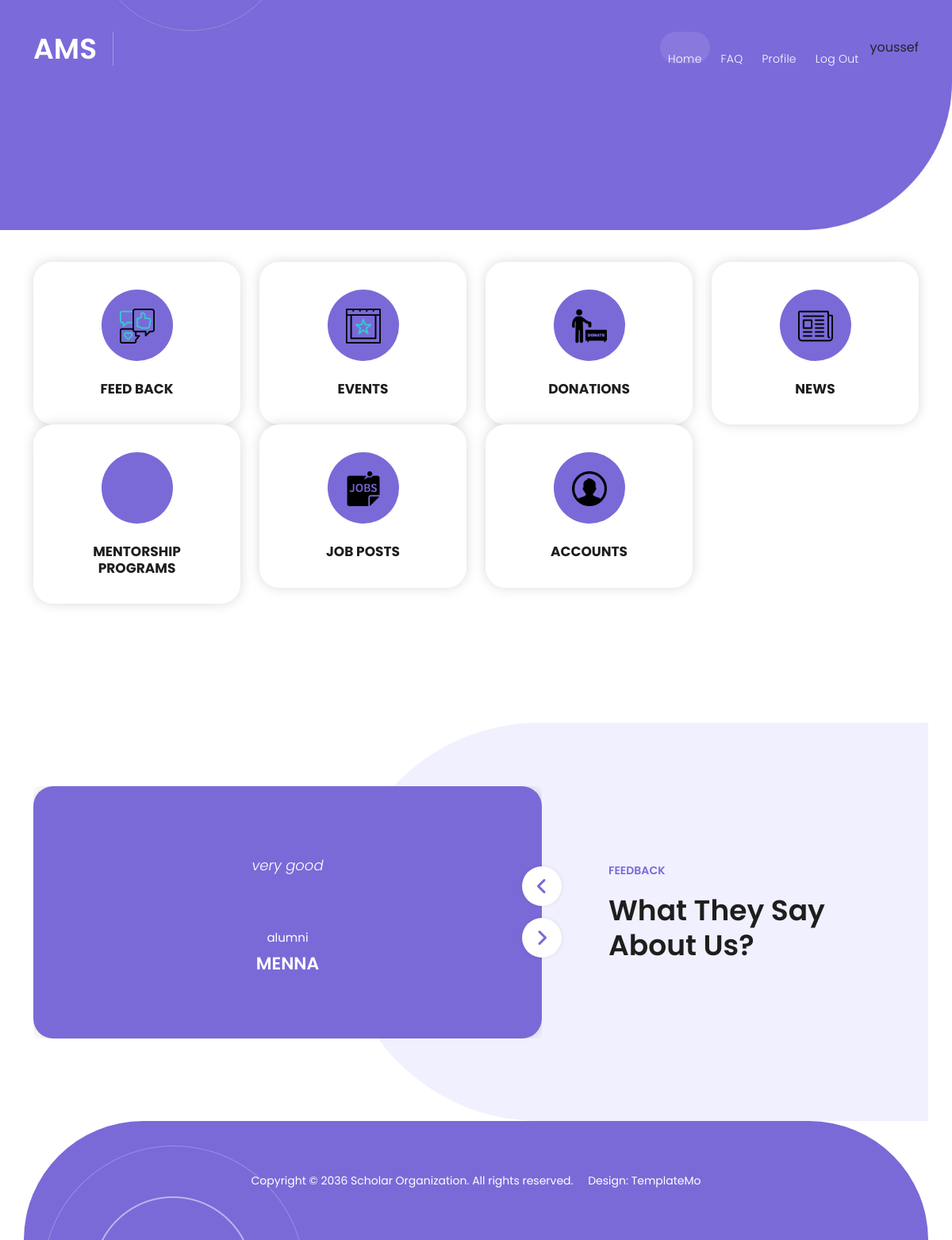
The app's page /View/admin/home.php (signed in) with its own data.
### tables this page shows
CREATE TABLE `feedback` (
  `ID` int(11) NOT NULL,
  `name` varchar(11) NOT NULL,
  `content` varchar(11) NOT NULL,
  `role` varchar(11) NOT NULL
);

### Controller/database.php (called while the page is built, shortened)
<?php
class database {
     public $con;
     public function __construct()
     {
          $this->con = mysqli_connect("localhost", "root", "", "ams");
     }
     public function select($table_name)
     {
          $array = array();
          $query = "SELECT * FROM `".$table_name."`";
          $result = mysqli_query($this->con, $query);
          while($row = mysqli_fetch_assoc($result))
          {
               $array[] = $row;
          }
          return $array;
     }
}

### View/admin/home.php (the view, shortened to what this page needs)
<?php
  require_once '../../Controller/database.php';
  $data = new database;
 ?>
<!DOCTYPE html>
<html lang="en">
  <head>
    <link href="../../View/vendor/bootstrap/css/bootstrap.min.css" rel="stylesheet">
    <link rel="stylesheet" href="../../View/assets/css/fontawesome.css">
    <link rel="stylesheet" href="../../View/assets/css/templatemo-scholar.css">
    <link rel="stylesheet" href="../../View/assets/css/owl.css">
    <link rel="stylesheet" href="../../View/assets/css/animate.css">
    <link rel="stylesheet"href="https://unpkg.com/swiper@7/swiper-bundle.min.css"/>
  </head>
<body>
  <header class="header-area header-sticky">
    <div class="container">
      <div class="row">
        <div class="col-12">
          <nav class="main-nav">
            <a href="../../index.php" class="logo">
              <h1>AMS</h1>
            </a>
            <ul class="nav">
              <li class="scroll-to-section"><a href="home.php" class="active">Home</a></li>
                              <li class="scroll-to-section"><a href="mange_faq.php">FAQ</a></li>
              <li class="scroll-to-section"><a href="editprofile1.php">Profile</a></li>
              <li class="scroll-to-section"><a href="../../Controller/logout.php">Log out</a></li>
              <li class="scroll-to-section">
                <?php if ($_SESSION['name']) {
                  echo $_SESSION['name'];
                } ?>
              </li>
            </ul>
          </nav>
        </div>
      </div>
    </div>
  </header>
  <div class="main-banner" id="top">
  </div>
  <br>
  <br>
  <br>
  <br>
  <br>
  <div class="features">
    <div class="container">
      <div class="row">
        <div class="col-lg-3 col-md-6">
          <a href="#feedback">
            <div class="item">
              <div class="image">
                <img src="../../View/assets/images/admin/feedback.png" alt="" style="max-width: 44px;">
              </div>
              <h4>feed back</h4>
            </div>
          </a>
        </div>
        <div class="col-lg-3 col-md-6 ">
          <a href="./Event_requests.php">
            <div class="item">
              <div class="image">
                <img src="../../View/assets/images/admin/event.png" alt="" style="max-width: 44px;">
              </div>
              <h4>Events</h4>
            </div>
          </a>
        </div>
        <div class="col-lg-3 col-md-6">
          <a href="view_donations.php">
            <div class="item">
              <div class="image">
                <img src="../../View/assets/images/admin/charity-donation.png" alt="" style="max-width: 44px;">
              </div>
              <h4>Donations</h4>
            </div>
          </a>
        </div>
        <div class="col-lg-3 col-md-6">
          <a href="faculty_news.php">
            <div class="item">
              <div class="image">
                <img src="../../View/assets/images/admin/newspaper-folded.png" alt="" style="max-width: 44px;">
              </div>
              <h4>News</h4>
            </div>
          </a>
        </div>
            <br>
            <br>
            <br>
        <div class="col-lg-3 col-md-6">
          <a href="./mentorship_requests.php">
            <div class="item">
              <div class="image">
              </div>
              <h4>Mentorship Programs</h4>
            </div>
          </a>
        </div>
        <div class="col-lg-3 col-md-6">
          <a href="./job_posts.php">
            <div class="item">
              <div class="image">
                <img src="../../View/assets/images/admin/job-post.png" alt="" style="max-width: 44px;">
              </div>
              <h4>job Posts</h4>
            </div>
          </a>
        </div>
        <div class="col-lg-3 col-md-6">
          <a href="./manage_accounts.php">
            <div class="item">
              <div class="image">
                <img src="../../View/assets/images/admin/account-icon.png" alt="" style="max-width: 44px;">
              </div>
              <h4>Accounts</h4>
            </div>
          </a>
        </div>
  <div class="section testimonials" id="feedback">
    <div class="container">
      <div class="row">
        <div class="col-lg-7">
          <div class="owl-carousel owl-testimonials">
            <?php
            $post_data = $data->select('feedback');
            foreach($post_data as $post)
            {
              $name = $post["name"];
              $content = $post["content"];
              $role = $post["role"];
              ?>
              <div class="item">
               <p><?php echo $content?> </p>
              <div class="author">
                <span class="category"><?php echo $role?></span>
                <h4><?php echo $name?></h4>
              </div>
            </div>
              <?php
            }
            ?>
          </div>
        </div>
        <div class="col-lg-5 align-self-center">
          <div class="section-heading">
            <h6>FEEDBACK</h6>
            <h2>What they say about us?</h2>
          </div>
        </div>
      </div>
    </div>
  </div>
  <footer>
    <div class="container">
      <div class="col-lg-12">
        <p>Copyright © 2036 Scholar Organization. All rights reserved. &nbsp;&nbsp;&nbsp; Design: <a href="https://templatemo.com" rel="nofollow" target="_blank">TemplateMo</a></p>
      </div>
    </div>
  </footer>
  </body>
</html>

### View/admin/home.php (style rules this page uses)
li a, .dropbtn1 { display: inline-block; color:red; text-align: center; padding: 14px 16px; text-decoration: none; }

### records on screen
feedback: content "very good", role "alumni", name "MENNA"

### other values on screen
$_SESSION['name'] "youssef"
